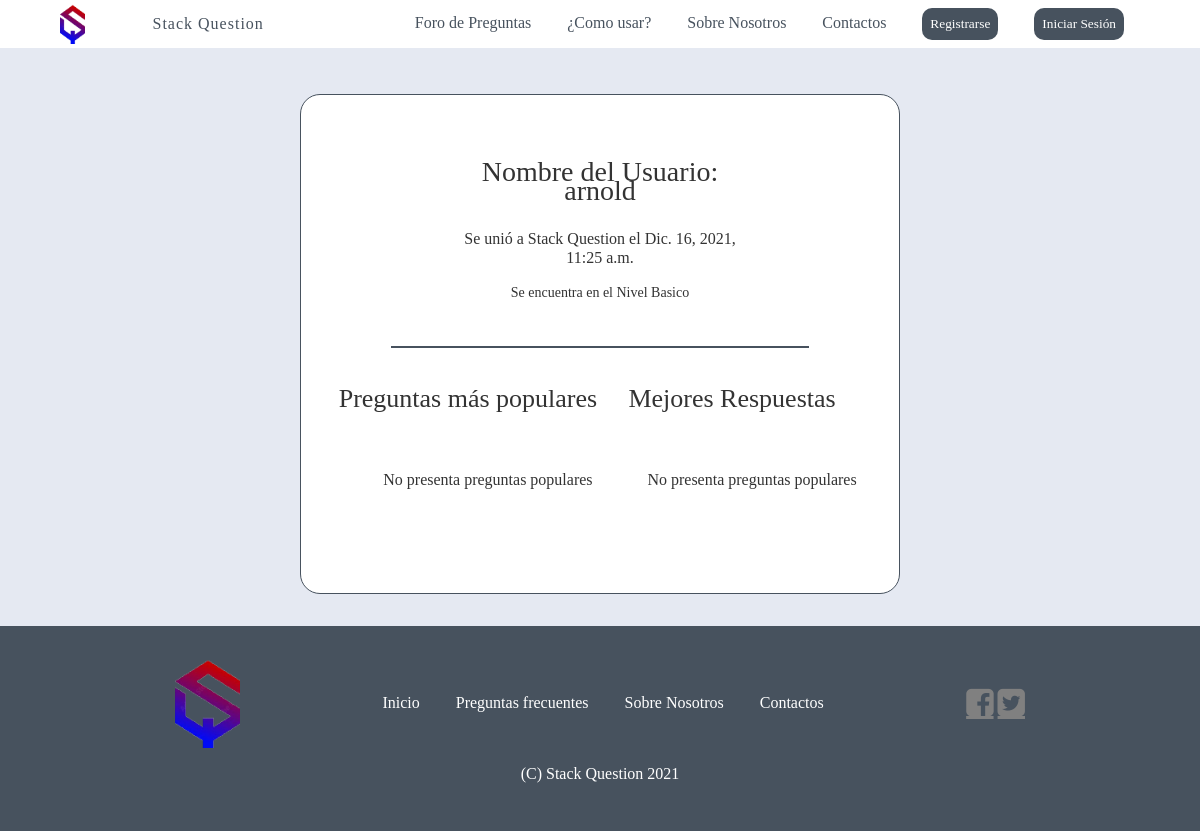
/usuario/?usuario=1, run on the app's committed database.
### usuarios/models.py (models this page shows, shortened)
class Usuario(models.Model):
    id = models.AutoField(primary_key=True)
    nombre = models.CharField(max_length = 50, null = True)
    usuario = models.CharField(max_length = 100, null = True)
    contrasenia = models.CharField(max_length = 255, null = True)
    correo = models.CharField(max_length = 100, null = True)
    celular = models.CharField(max_length = 20, null = True)
    pais = models.CharField(max_length = 50, null = True)
    fecha_de_nacimiento = models.DateTimeField(blank = True, null = True)
    nivel = models.ForeignKey (Nivel, on_delete = models.CASCADE, null = True)
    num_resp_confiables=models.IntegerField(null=True)
    fecha_de_creacion = models.DateTimeField(blank = True, null = True)
    fecha_de_modificacion = models.DateTimeField(blank = True, null = True)
    estado = models.BooleanField(null = True)

class Nivel(models.Model):
    id = models.AutoField(primary_key=True)
    nombre = models.CharField(max_length = 255, null = True)
    fecha_de_creacion = models.DateTimeField(blank = True, null = True)
    fecha_de_modificacion = models.DateTimeField(blank = True, null = True)
    estado = models.BooleanField(null = True)
    def __str__(self):
        return self.nombre

### usuarios/views.py (the view)
# urls.py: url(r'^usuario/$',vu.informacion_Usuario),
def informacion_Usuario(request):
    if not (request.GET.get("usuario","")):
        return HttpResponse("Usuario no encontrado")
    elif not (usuarios.Usuario.objects.filter(id=request.GET.get("usuario","")).exists()):
        return HttpResponse("Usuario no encontrado")
    usuario=usuarios.Usuario.objects.get(id=request.GET.get("usuario",""))
    respuestas=list(usuarios.Respuesta.objects.filter(usuario_id=request.GET.get("usuario",""),confiabilidad_id=2))
    preguntas=[]
    for respuesta in respuestas:
        preguntas.append(usuarios.Pregunta.objects.get(id=respuesta.pregunta_id))
    if usuarios.Nivel.objects.filter(id=usuario.nivel_id).exists():
        nivel=usuarios.Nivel.objects.get(id=usuario.nivel_id)
    else:
        nivel = "Basico"
    return render(request,"usuario.html",{"usuario":usuario,"respuestas":respuestas,"preguntas":preguntas,"nivel":nivel})

### templates/usuario.html (shortened to what this page needs)
{% extends 'base/base.html' %}
    {% block content %}
    {% load static %}
    <div class="usuario-perfil2">
        <div class="usuario-per-con">
            <div class="usuario-info">
                <br>
                <p style="font-size: 28px;">Nombre del Usuario: {{usuario.usuario}}</p>
                <p style="font-size: 16px;">Se unió a Stack Question el {{usuario.fecha_de_creacion}}</p>
                {%if nivel%}
                <p style="font-size: 14px;">Se encuentra en el Nivel {{nivel}}</p>
                {%else%}
                <p style="font-size: 14px;">No presenta Nivel</p>
                {%endif%}
            </div>
            <hr size="2px" width="70%" text-align="center" color="#47525E" />
            <div class="pre-res">
                <div class="usuario-container">
                    <div class="usuario-con-izq">
                        <p>Preguntas más populares</p><br>
                        <ul>
                            {%if preguntas%}
                            {%for pregunta in preguntas%}
                            <li><a href="/pregunta/?id={{pregunta.id}}">{{pregunta.enunciado}}</a></li>
                            {%endfor%}
                            {%else%}
                            <span>No presenta preguntas populares</span><br>
                            {%endif%}
                        </ul>
                    </div>
                    <div class="usuario-con-der">
                        <p>Mejores Respuestas</p><br>
                        <ul>
                            {%if respuestas%}
                            {%for respuesta in respuestas%}
                            <li><a href="/pregunta/?id={{respuesta.id}}">{{respuesta.contenido}}</a></li>
                            {%endfor%}
                            {%else%}
                            <span>No presenta preguntas populares</span><br>
                            {%endif%}
                        </ul>
                    </div>
                </div>
            </div>
        </div>
    </div>
    {% endblock %}

### static/css/estilos.css (style rules this page uses)
body { font-family: Georgia, 'Times New Roman', Times, serif; color: #333; font-size: 1rem; line-height: 1.2em; margin: 0; }
* { box-sizing: border-box }
.usuario-perfil2 { width: 50%; margin-right: 25%; margin-left: 25%; margin-top: 30px; min-height: 500px; height: auto; background: white; border-radius: 20px 20px 20px 20px; border: #47525E 1px solid; }
.usuario-per-con { flex-direction: column; display: flex; text-align: center; margin-top: 20px; }
.usuario-info { width:50%; height:10%; margin-left:25%; margin-right: 25%; text-align: center; align-items: center; }
.pre-res { width: 90%; margin-left: 5%; margin-right: 5%; display: flex; flex-direction: row; }
.usuario-container { width: 100%; height: auto; margin: 5px; display: flex; flex-direction: row; }
.usuario-container .usuario-con-izq { width: 50%; margin :2px; }
.usuario-container .usuario-con-der { width: 50%; margin :2px; }
.usuario-con-der p, .usuario-con-izq p { font-size: 26px; }

### templates/base/base.html (style rules this page uses)
hr { margin-top:30px; }
body { top: 0 !important; }

### data on the page
Usuario: usuario "arnold", fecha_de_creacion "Dic. 16, 2021, 11:25 a.m."
Nivel: nombre "Basico"
